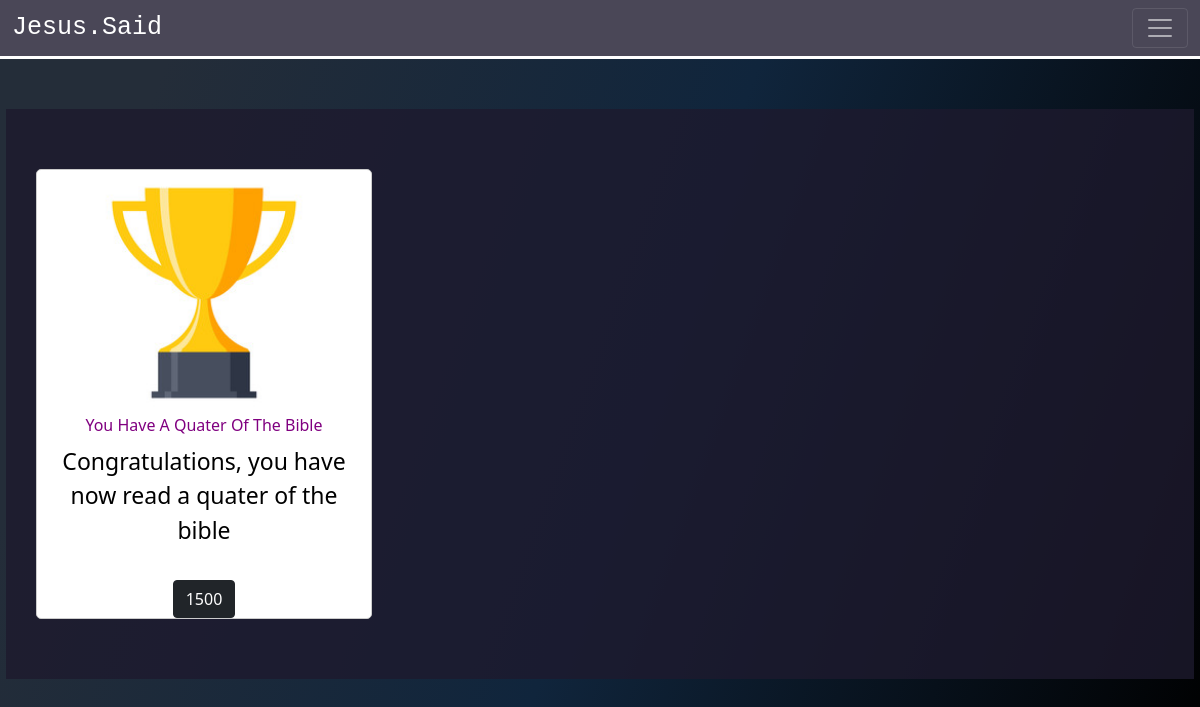
/BibleStudy/My-Achievements/ (signed in), run on an earlier commit of the app's database.
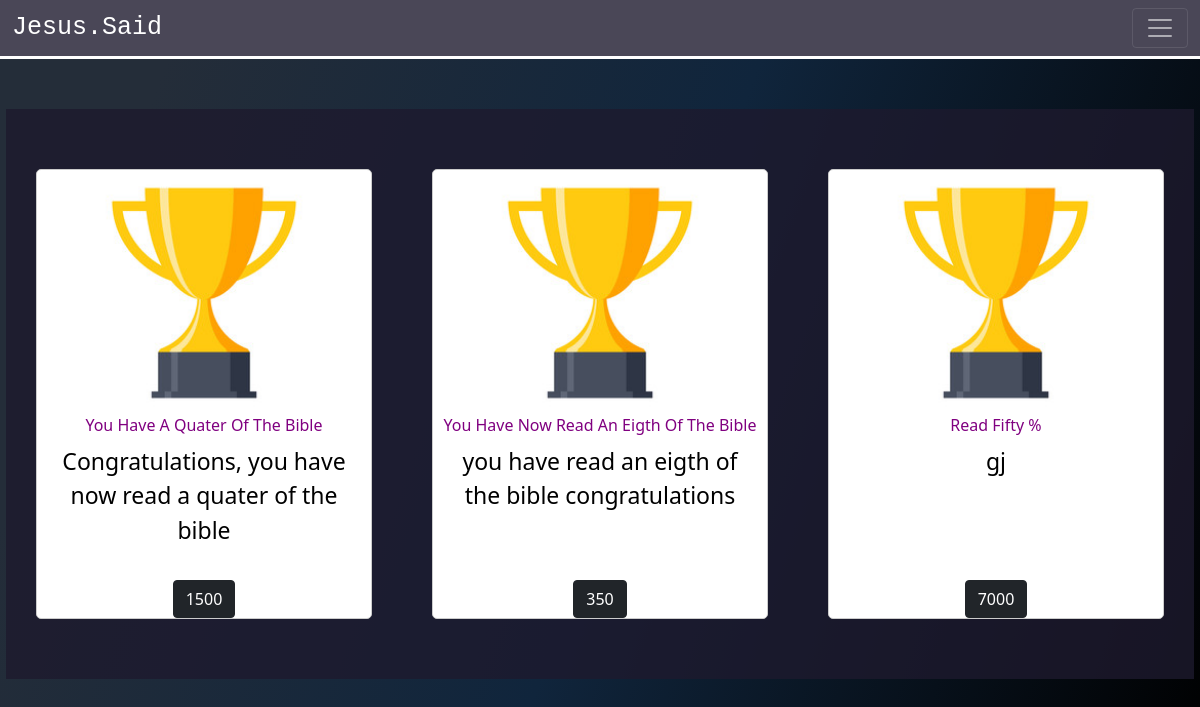
And on a later commit of the database.
### BibleStudy/models.py (models this page shows, shortened)
class MyAchievements(models.Model):
    user = models.ForeignKey(MyUser, on_delete=models.CASCADE)
    achievement = models.ForeignKey(Achievements, on_delete=models.CASCADE)
    class Meta:
        unique_together = ('user', 'achievement')

class Achievements(models.Model):
    identifier = models.PositiveIntegerField(default=12)
    name = models.TextField(max_length=300)
    description = models.TextField(max_length=1000)
    points = models.PositiveIntegerField()

### BibleStudy/views.py (the view)
# urls.py: path('My-Achievements/', UsersAchievements.as_view(), name='achievements'),
class UsersAchievements(TemplateView):
    template_name = 'BibleStudy/my_achievements.html'
    def get_context_data(self, **kwargs):
        context = super().get_context_data(**kwargs)
        user = self.request.user
        achievements = MyAchievements.objects.filter(user=user)
        if not achievements:
            messages.info(self.request, 'Begin to study the bible to unlock achievements!')
        context['achievements'] = achievements
        return context

### BibleStudy/templates/BibleStudy/my_achievements.html
{% extends 'Users/base.html' %}
{% load custom_filters %}
{% load static %}
{% block content %}
<br>
<br>
<br>
<br>
<br>
{% if achievements %}
<div class="content-container">
    <div class="charities-view">
        {% for achievement in achievements %}
          <a  class="no-style">
            <div class="charity-card" >
                    <img src="{% static 'Users/240_F_139317922_FAWtQJMMVOVvDeM2OVg0ofiwIvBUrrux.jpg' %}">
               <div class="charity-text" style="padding-left: 10px;padding-right: 10px;">
                <h6 style="color: purple;" >
                  {{ achievement.achievement.name|title }}
              </h6>
              <p>{{ achievement.achievement.description }}</p>
               </div>
               <div class="text-center" style="font-size: 30px;color: orange;">
                <div class="btn btn-dark">{{ achievement.achievement.points }}</div>
               </div>
            </div>
          </a>
        {% endfor %}
    </div>
    {% endif %}
</div>
{% endblock %}

### Users/templates/Users/base.html (shortened to what this page needs)
{% load static %}
<!DOCTYPE html>
<html lang="en">
<head>
  <link href="https://cdn.jsdelivr.net/npm/bootstrap@5.1.3/dist/css/bootstrap.min.css" rel="stylesheet">
  <link  rel="stylesheet" type="text/css" href="{% static 'Users/styles.css' %}">
  <link rel="stylesheet" href="https://cdn.jsdelivr.net/npm/bootstrap-icons@1.10.3/font/bootstrap-icons.css">
</head>
<body class="base-html">
    <nav class="navbar navbar-dark fixed-top" id="top-bar" style="background-color:rgba(29, 25, 46, .8) !important;">
      <div class="container-fluid">
        <a class="zara no-style"  href="#">Jesus.Said</a>
        <button class="navbar-toggler" type="button" data-bs-toggle="offcanvas" data-bs-target="#offcanvasNavbar" aria-controls="offcanvasNavbar">
          <span class="navbar-toggler-icon"></span>
        </button>
      </div>
    </nav>
<div class="main-body">
        {% block content %}
        {% endblock %}
    </div>
</body>
</html>

### Users/static/Users/styles.css (style rules this page uses)
* { padding: 0; margin: 0; font-family: 'Segoe UI', Tahoma, Geneva, Verdana, sans-serif; }
p { font-size: 23px !important; }
.zara { font-weight:10000 !important; font-size:25px !important; color:white !important; font-family:monospace; }
#top-bar a { color:black; }
.no-style { text-decoration:none; color:black; }
nav { background-color:rgba(29, 25, 46, .8); }
.main-body { position: absolute; width: 100%; }
.content-container { width: 100%; min-height: 100vh; height: auto; position: absolute; top: 59px; background: linear-gradient(109.6deg, rgb(36, 45, 57) 11.2%, rgb(16, 37, 60) 51.2%, rgb(0, 0, 0) 98.6%); }
.charities-view { display: grid; grid-template-columns: repeat(3, .6fr); background-color:rgba(29, 25, 46, .8); padding-top: 30px; margin: 50px auto ; width: 90%; height: max-content; }
.charity-card { border-radius: 5px; width: 85%; height: 400px; margin: 30px auto 60px auto; background-color:rgb(255, 255, 255); height: 450px; border: 1px solid #ccc; overflow: hidden; }
.charity-card img { width: 100%; height: 55%; object-fit: contain; }
.charity-card .charity-text { height: 35%; text-align: center; }
@media (max-width: 1200px) { .charities-view { grid-template-columns: repeat(3, .8fr); width: 99%; } }

What changed in the data, as far as the page shows it:
added MyAchievements: achievement.name "You Have Now Read An Eigth Of The Bible", achievement.description "you have read an eigth of the bible congratulations", achievement.points "350"
added MyAchievements: achievement.name "Read Fifty %", achievement.description "gj", achievement.points "7000"
